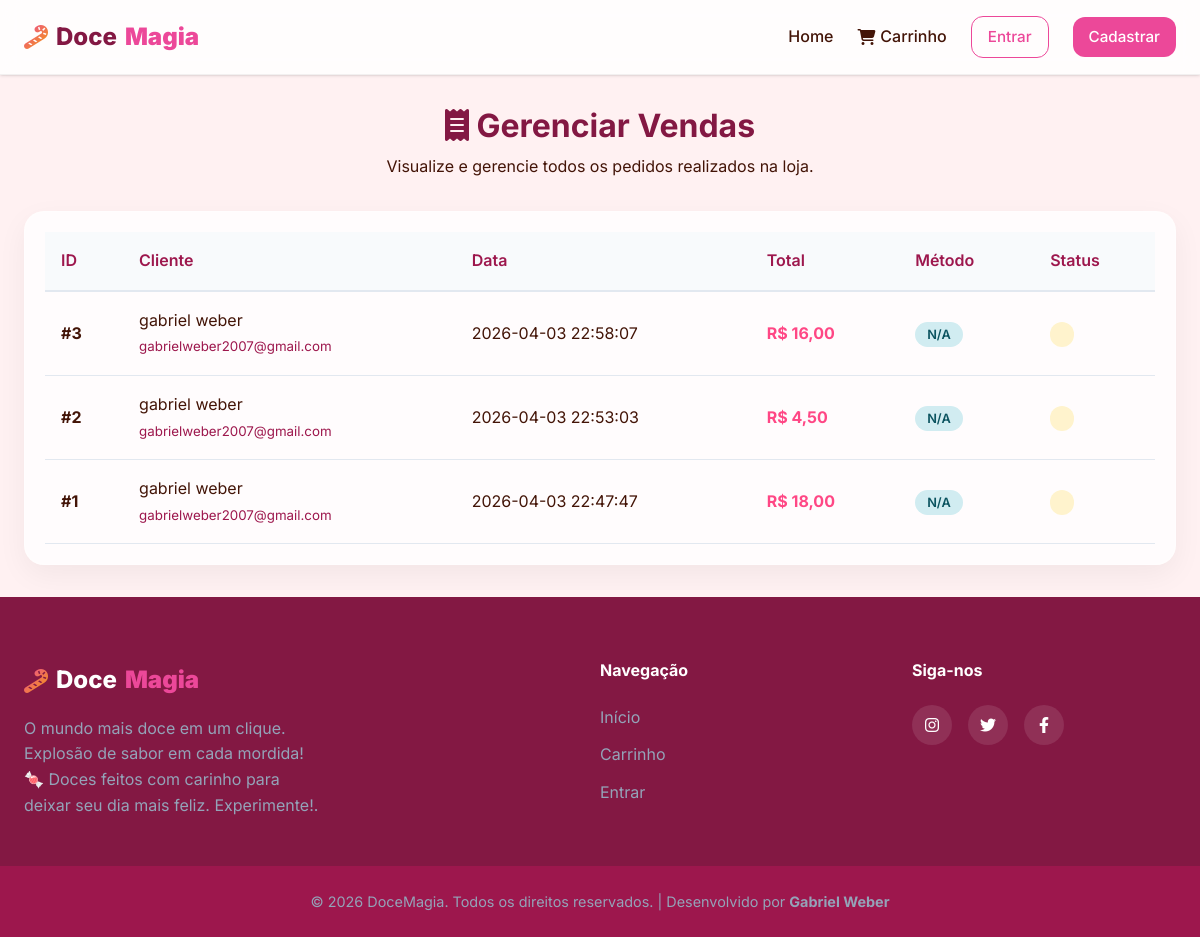
Screenshot of /admin/pedidos with the database file from the repository.
### tables this page shows
CREATE TABLE pedidos (
            id INTEGER PRIMARY KEY AUTOINCREMENT,
            usuario_id INTEGER NOT NULL,
            total REAL NOT NULL,
            data_pedido TIMESTAMP DEFAULT CURRENT_TIMESTAMP,
            FOREIGN KEY (usuario_id) REFERENCES usuarios (id)
        );

CREATE TABLE usuarios (
            id INTEGER PRIMARY KEY AUTOINCREMENT,
            nome TEXT NOT NULL,
            email TEXT UNIQUE NOT NULL,
            senha TEXT NOT NULL,
            is_admin INTEGER DEFAULT 0
        );

### controllers/admin.py (the view)
@admin_required
@admin_bp.route('/pedidos')
def pedidos():
    vendas = get_todos_pedidos()
    return render_template('pedidos.html', pedidos=vendas, view_type='admin')

### app.py (called while the page is built)
def create_app():
    app = Flask(__name__)
    app.secret_key = 'docemagia_secret_key_2026' # Chave secreta para sessões
    if not os.path.exists(os.path.join(os.path.dirname(__file__), 'database.db')):
        init_db()
    from controllers.auth import auth_bp
    from controllers.shop import shop_bp
    from controllers.admin import admin_bp
    app.register_blueprint(auth_bp)
    app.register_blueprint(shop_bp)
    app.register_blueprint(admin_bp)
    @app.context_processor
    def inject_cart():
        return dict(session=session)
    return app

### models/db.py (called while the page is built)
def get_connection():
    conn = sqlite3.connect(DB_PATH)
    conn.row_factory = sqlite3.Row
    return conn

def get_todos_pedidos():
    conn = get_connection()
    c = conn.cursor()
    c.execute('''
        SELECT p.*, u.nome as usuario_nome, u.email as usuario_email
        FROM pedidos p
        JOIN usuarios u ON p.usuario_id = u.id
        ORDER BY p.data_pedido DESC
    ''')
    pedidos = c.fetchall()
    conn.close()
    return pedidos

### templates/pedidos.html (shortened to what this page needs)
{% extends "base.html" %}
{% block content %}
<div class="container page-header">
    <h1>
        <i class="fa-solid {{ 'fa-receipt' if view_type == 'admin' else 'fa-box-open' }}"></i>
        {{ 'Gerenciar Vendas' if view_type == 'admin' else 'Meus Pedidos' }}
    </h1>
    <p>{{ 'Visualize e gerencie todos os pedidos realizados na loja.' if view_type == 'admin' else 'Acompanhe o histórico de suas compras na Doce Magia.' }}</p>
</div>
<div class="container fade-in">
    {% if not pedidos %}
        <div class="empty-state card-glass p-5">
            <i class="fa-solid fa-clock-rotate-left fa-3x mb-3" style="color: #ff4785;"></i>
            <h3>Nenhum pedido encontrado</h3>
            <p>Parece que ainda não há registros nesta categoria.</p>
            {% if view_type == 'user' %}
                <a href="{{ url_for('shop.index') }}" class="btn btn-primary mt-3">Começar a Comprar</a>
            {% endif %}
        </div>
    {% else %}
        <div class="table-responsive card-glass">
            <table class="admin-table">
                <thead>
                    <tr>
                        <th>ID</th>
                        {% if view_type == 'admin' %}
                            <th>Cliente</th>
                        {% endif %}
                        <th>Data</th>
                        <th>Total</th>
                        <th>Método</th>
                        <th>Status</th>
                    </tr>
                </thead>
                <tbody>
                    {% for p in pedidos %}
                    <tr>
                        <td data-label="ID"><strong>#{{ p.id }}</strong></td>
                        {% if view_type == 'admin' %}
                            <td data-label="Cliente">
                                <div>{{ p.usuario_nome }}</div>
                                <small class="text-dim">{{ p.usuario_email }}</small>
                            </td>
                        {% endif %}
                        <td data-label="Data">{{ p.data_pedido }}</td>
                        <td data-label="Total" class="text-bold">R$ {{ "%.2f"|format(p.total)|replace('.', ',') }}</td>
                        <td data-label="Método">
                            <span class="badge badge-info">{{ p.metodo_pagamento or 'N/A' }}</span>
                        </td>
                        <td data-label="Status">
                            <span class="badge {{ 'badge-success' if p.status == 'Pago' else 'badge-warning' }}">
                            </span>
                        </td>
                    </tr>
                    {% endfor %}
                </tbody>
            </table>
        </div>
    {% endif %}
</div>
{% endblock %}

### templates/base.html (shortened to what this page needs)
<!DOCTYPE html>
<html lang="pt-BR">
<head>
    <link rel="stylesheet" href="https://cdnjs.cloudflare.com/ajax/libs/font-awesome/6.4.0/css/all.min.css">
    <link rel="stylesheet" href="{{ url_for('static', filename='css/style.css') }}">
</head>
<body>
    <nav class="navbar">
        <div class="nav-container container">
            <a href="{{ url_for('shop.index') }}" class="logo">
                <i class="fa-solid fa-candy-cane"></i> Doce<span>Magia</span>
            </a>
            <div class="nav-links">
                <a href="{{ url_for('shop.index') }}" class="nav-link">Home</a>
                <a href="{{ url_for('shop.carrinho') }}" class="nav-link cart-link">
                    <i class="fa-solid fa-cart-shopping"></i> Carrinho
                </a>
                {% if session.usuario_id %}
                <div class="dropdown">
                    <button class="nav-link dropdown-btn">
                        <i class="fa-regular fa-circle-user"></i> Olá, {{ session.nome }} <i
                            class="fa-solid fa-chevron-down text-xs"></i>
                    </button>
                    <div class="dropdown-content">
                        <a href="{{ url_for('shop.meus_pedidos') }}"><i class="fa-solid fa-box-open"></i> Meus Pedidos</a>
                        {% if session.is_admin == 1 %}
                        <hr class="dropdown-divider">
                        <a href="{{ url_for('admin.dashboard') }}"><i class="fa-solid fa-gauge"></i> Painel Admin</a>
                        <a href="{{ url_for('admin.pedidos') }}"><i class="fa-solid fa-receipt"></i> Gerenciar Vendas</a>
                        {% endif %}
                        <hr class="dropdown-divider">
                        <a href="{{ url_for('auth.logout') }}"><i class="fa-solid fa-right-from-bracket"></i> Sair</a>
                    </div>
                </div>
                {% else %}
                <a href="{{ url_for('auth.login') }}" class="btn btn-outline">Entrar</a>
                <a href="{{ url_for('auth.cadastro') }}" class="btn btn-primary">Cadastrar</a>
                {% endif %}
            </div>
        </div>
    </nav>
    <main class="main-content">
        {% block content %}{% endblock %}
    </main>
    <footer class="footer">
        <div class="container footer-content">
            <div class="footer-brand">
                <a href="{{ url_for('shop.index') }}" class="logo">
                    <i class="fa-solid fa-candy-cane"></i> Doce<span>Magia</span>
                </a>
                <p>O mundo mais doce em um clique. Explosão de sabor em cada mordida! 🍬 Doces feitos com carinho para
                    deixar seu dia mais feliz. Experimente!.</p>
            </div>
            <div class="footer-links">
                <h4>Navegação</h4>
                <ul>
                    <li><a href="{{ url_for('shop.index') }}">Início</a></li>
                    <li><a href="{{ url_for('shop.carrinho') }}">Carrinho</a></li>
                    <li><a href="{{ url_for('auth.login') }}">Entrar</a></li>
                </ul>
            </div>
            <div class="footer-social">
                <h4>Siga-nos</h4>
                <div class="social-icons">
                    <a href="https://instagram.com/webergabriel_" target="_blank" title="Instagram de Gabriel Weber"><i
                            class="fa-brands fa-instagram"></i></a>
                    <a href="#"><i class="fa-brands fa-twitter"></i></a>
                    <a href="#"><i class="fa-brands fa-facebook-f"></i></a>
                </div>
            </div>
        </div>
        <div class="footer-bottom">
            <p>&copy; 2026 DoceMagia. Todos os direitos reservados. | Desenvolvido por <strong>Gabriel Weber</strong>
            </p>
        </div>
    </footer>
</body>
</html>

### static/css/style.css (style rules this page uses)
:root { --primary: #EC4899; --primary-hover: #DB2777; --secondary: #F59E0B; --dark: #831843; --dark-alt: #9D174D; --light: #FFF1F2; --white: #FFFFFF; --text-main: #431407; --text-dim: #9D174D; --danger: #EF4444; --warning: #F59E0B; --success: #10B981; --container-max: 1200px; --container-padding: 1.5rem; --radius-sm: 0.5rem; --radius-md: 0.75rem; --radius-lg: 1.5rem; --radius-full: 9999px; --shadow-sm: 0 1px 3px 0 rgb(0 0 0 / 0.1), 0 1px 2px -1px rgb(0 0 0 / 0.1); --shadow-md: 0 4px 6px -1px rgb(236 72 153 / 0.1), 0 2px 4px -2px rgb(236 72 153 / 0.1); --shadow-lg: 0 10px 15px -3px rgb(236 72 153 / 0.15), 0 4px 6px -4px rgb(236 72 153 / 0.15); --shadow-glow: 0 0 20px rgba(236, 72, 153, 0.4); --transition-fast: 0.15s ease-in-out; --transition-normal: 0.3s cubic-bezier(0.4, 0, 0.2, 1); }
* { margin: 0; padding: 0; box-sizing: border-box; }
body { font-family: 'Inter', sans-serif; background-color: var(--light); color: var(--text-main); line-height: 1.6; display: flex; flex-direction: column; min-height: 100vh; }
.container { width: 100%; max-width: var(--container-max); margin: 0 auto; padding: 0 var(--container-padding); }
a { text-decoration: none; color: var(--primary); transition: color var(--transition-fast); }
h1, h2, h3, h4, h5, h6 { color: var(--dark); font-weight: 700; line-height: 1.2; }
.text-dim { color: var(--text-dim); }
.btn { display: inline-flex; align-items: center; justify-content: center; gap: 0.5rem; padding: 0.5rem 1rem; font-weight: 500; border-radius: var(--radius-md); cursor: pointer; transition: all var(--transition-normal); border: none; font-family: inherit; font-size: 0.95rem; }
.btn-primary { background-color: var(--primary); color: var(--white) !important; }
.btn-outline { background-color: transparent; color: var(--primary); border: 1px solid var(--primary); }
.navbar { background: rgba(255, 255, 255, 0.85); backdrop-filter: blur(10px); -webkit-backdrop-filter: blur(10px); position: sticky; top: 0; z-index: 100; border-bottom: 1px solid rgba(0,0,0,0.05); box-shadow: var(--shadow-sm); padding: 1rem 0; }
.nav-container { display: flex; justify-content: space-between; align-items: center; }
.logo { font-size: 1.5rem; font-weight: 800; color: var(--dark); display: flex; align-items: center; gap: 0.5rem; }
.logo i { background: linear-gradient(135deg, var(--primary), var(--secondary)); background-clip: text; -webkit-background-clip: text; -webkit-text-fill-color: transparent; display: inline-block; }
.logo span { color: var(--primary); font-weight: 900; }
.nav-links { display: flex; align-items: center; gap: 1.5rem; }
.nav-link { color: var(--text-main); font-weight: 500; }
.cart-link { position: relative; display: flex; align-items: center; gap: 0.3rem; }
.main-content { flex: 1; padding: 2rem 0; }
.page-header { margin-bottom: 2rem; text-align: center; }
.page-header h1 { font-size: 2rem; margin-bottom: 0.5rem; }
.table-responsive { overflow-x: auto; background: var(--white); border-radius: var(--radius-lg); box-shadow: var(--shadow-sm); }
.admin-table { width: 100%; border-collapse: collapse; text-align: left; }
.admin-table th { background: #f8fafc; padding: 1rem; font-weight: 600; color: var(--text-dim); border-bottom: 2px solid #e2e8f0; }
.admin-table td { padding: 1rem; border-bottom: 1px solid #e2e8f0; vertical-align: middle; }
.footer { background: var(--dark); color: var(--white); padding-top: 4rem; margin-top: auto; }
.footer-content { display: grid; grid-template-columns: 2fr 1fr 1fr; gap: 3rem; margin-bottom: 3rem; }
.footer-brand p { color: #94a3b8; margin-top: 1rem; max-width: 300px; }
.footer-brand .logo { color: var(--white); }
.footer h4 { color: var(--white); margin-bottom: 1.5rem; }
.footer-links ul { list-style: none; }
.footer-links li { margin-bottom: 0.75rem; }
.footer-links a { color: #94a3b8; }
.social-icons { display: flex; gap: 1rem; }
.social-icons a { width: 40px; height: 40px; background: rgba(255,255,255,0.1); border-radius: 50%; display: flex; align-items: center; justify-content: center; color: var(--white); transition: all 0.2s; }
.footer-bottom { background: var(--dark-alt); padding: 1.5rem 0; text-align: center; color: #94a3b8; font-size: 0.9rem; }
.fade-in { animation: fadeIn 0.8s ease forwards; opacity: 0; }

### rows the page displays
pedidos: id "3", usuario_nome "gabriel weber", usuario_email "gabrielweber2007@gmail.com", data_pedido "2026-04-03 22:58:07", total "16,00", metodo_pagamento "N/A"
pedidos: id "2", usuario_nome "gabriel weber", usuario_email "gabrielweber2007@gmail.com", data_pedido "2026-04-03 22:53:03", total "4,50", metodo_pagamento "N/A"
pedidos: id "1", usuario_nome "gabriel weber", usuario_email "gabrielweber2007@gmail.com", data_pedido "2026-04-03 22:47:47", total "18,00", metodo_pagamento "N/A"

### other values shown
{{ 'Gerenciar Vendas' if view_type == 'admin' else 'Meus Pedidos' }} "Gerenciar Vendas"
